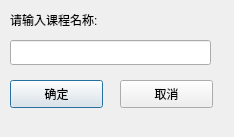
<?xml version="1.0" encoding="UTF-8"?>
<ui version="4.0">
 <class>getColumnNameDialog</class>
 <widget class="QDialog" name="getColumnNameDialog">
  <property name="geometry">
   <rect>
    <x>0</x>
    <y>0</y>
    <width>234</width>
    <height>137</height>
   </rect>
  </property>
  <property name="windowTitle">
   <string>Dialog</string>
  </property>
  <widget class="QLineEdit" name="lineEdit">
   <property name="geometry">
    <rect>
     <x>10</x>
     <y>40</y>
     <width>201</width>
     <height>25</height>
    </rect>
   </property>
  </widget>
  <widget class="QPushButton" name="commitButton">
   <property name="geometry">
    <rect>
     <x>10</x>
     <y>80</y>
     <width>93</width>
     <height>28</height>
    </rect>
   </property>
   <property name="text">
    <string>确定</string>
   </property>
  </widget>
  <widget class="QLabel" name="label">
   <property name="geometry">
    <rect>
     <x>10</x>
     <y>10</y>
     <width>121</width>
     <height>20</height>
    </rect>
   </property>
   <property name="text">
    <string>请输入课程名称:</string>
   </property>
  </widget>
  <widget class="QPushButton" name="cancelButton">
   <property name="geometry">
    <rect>
     <x>120</x>
     <y>80</y>
     <width>93</width>
     <height>28</height>
    </rect>
   </property>
   <property name="text">
    <string>取消</string>
   </property>
  </widget>
 </widget>
 <resources/>
 <connections/>
</ui>
